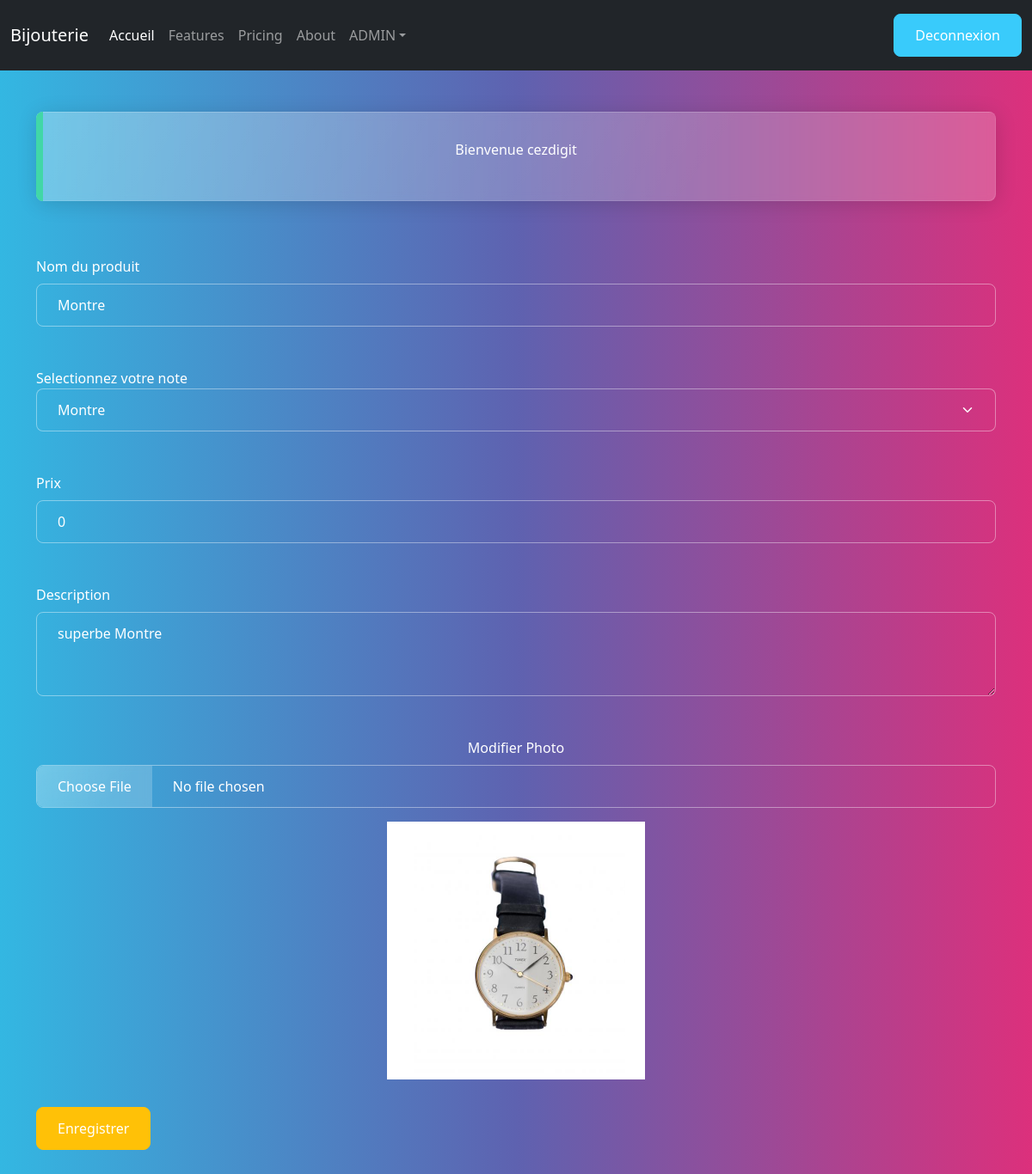
Screenshot of /back/formulaireProduit.php?id=7 (signed in) with the database file from the repository.
### tables this page shows
CREATE TABLE `product` (
  `id` int(11) NOT NULL,
  `title` varchar(255) NOT NULL,
  `price` float NOT NULL,
  `size` varchar(255) DEFAULT NULL,
  `picture` varchar(255) NOT NULL,
  `description` text NOT NULL,
  `id_category` int(11) NOT NULL
);

CREATE TABLE `category` (
  `id` int(11) NOT NULL,
  `title` varchar(255) NOT NULL
);

### inc/init.inc.php (called while the page is built, shortened)
<?php
$pdo= new PDO('mysql:host=localhost;dbname=bijouterie', 'root', '', array(PDO::ATTR_ERRMODE=>PDO::ERRMODE_WARNING, PDO::MYSQL_ATTR_INIT_COMMAND=>'SET NAMES utf8'));
function executeRequete($requete, $param  =array())
{
    foreach ($param as $marqueur => $valeur)
    {
            $param[$marqueur]=htmlspecialchars($valeur);
    }
    global $pdo;
             $resultat=$pdo->prepare($requete);
         $success= $resultat->execute($param);
    if ($success){
        return $resultat;
    }else{
        return false;
    }
}

### back/formulaireProduit.php (the view, shortened to what this page needs)
<?php require_once '../inc/header.inc.php';
$r=executeRequete("SELECT * FROM category");
$categories=$r->fetchAll(PDO::FETCH_ASSOC);
if(isset($_GET['id'])){
    $requete=executeRequete('SELECT * FROM product WHERE id=:id', array(
            ':id'=>$_GET['id']
    ));
    $product=$requete->fetch(PDO::FETCH_ASSOC);
}
?>
<form method="post" enctype="multipart/form-data" >
    <fieldset>
        <div class="form-group">
            <label for="exampleInputPassword1" class="form-label mt-4">Nom du produit</label>
            <input name="title" value="<?=  $product['title'] ?? '' ; ?>" type="text" class="form-control" id="exampleInputPassword1" placeholder="Saisissez le nom du produit">
        </div>
        <div class="form-group mt-4 ">
            <label >Selectionnez votre note</label>
            <select name="id_category" class=" form-select  " id="floatingSelect"
                    aria-label="Floating label select example">
            <?php foreach ($categories as $category): ?>
                <option <?php if (isset($product) && $product['id_category']==$category['id'] ): echo 'selected'; endif;?> value="<?=  $category['id'] ; ?>"><?=  $category['title'] ; ?></option>
            <?php endforeach; ?>
            </select>
        </div>
        <div class="form-group">
            <label for="exampleInputPassword2" class="form-label mt-4">Prix</label>
            <input name="price" value="<?=  $product['price'] ?? '' ; ?>" type="text" class="form-control" id="exampleInputPassword2" placeholder="Saisissez le prix du produit">
        </div>
        <div class="form-group">
            <label for="exampleTextarea" class="form-label mt-4">Description</label>
            <textarea name="description" class="form-control" id="exampleTextarea" rows="3"><?=  $product['description'] ?? 'présenter produit' ; ?>
            </textarea>
        </div>
        <?php if (isset($product)): ?>
        <div class="form-group text-center">
            <label for="formFile" class="form-label mt-4">Modifier Photo</label>
            <input name="editPicture" class="form-control mb-2" type="file" id="formFile">
                <img src="<?=  BASE.$product['picture'] ; ?>" width="300" alt="">
        </div>
     <?php endif; ?>
        <button type="submit" class="btn btn-warning mt-3">Enregistrer</button>
    </fieldset>
</form>
<?php require_once '../inc/footer.inc.php';  ?>

### rows the page displays
product: title "Montre", id_category "Montre", price "0", description "superbe Montre", picture (picture)

### other values shown
$message "Bienvenue cezdigit"
